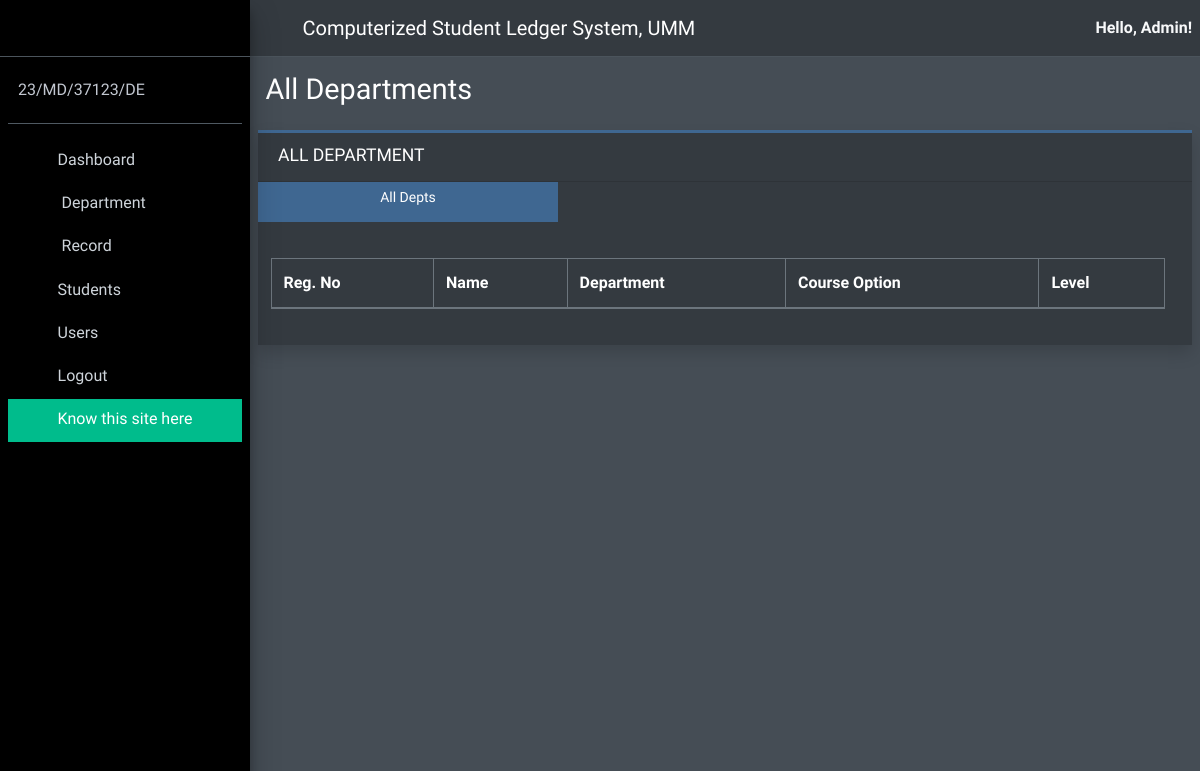
Page /department/1/ (signed in) on the earlier database version.
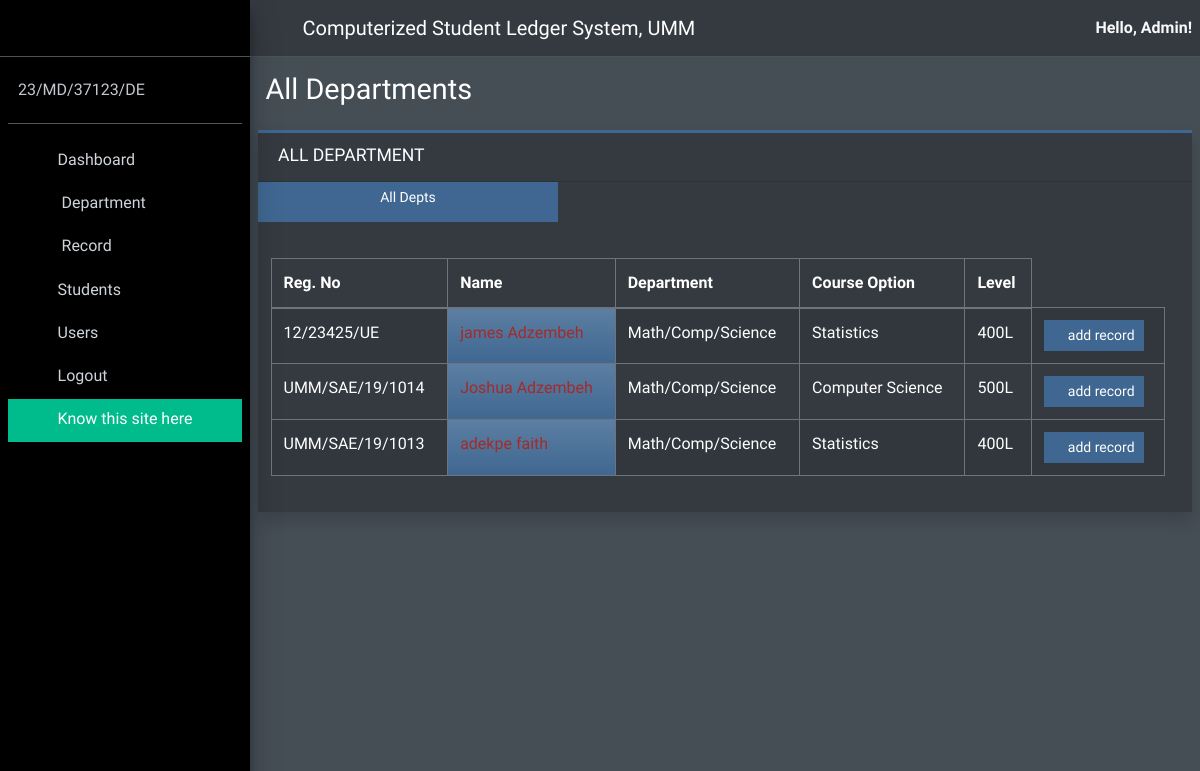
Same page on the later database version.
### account/models.py (models this page shows, shortened)
class CustomUser(AbstractUser):
    username = models.CharField(
        _('username'),
        max_length=150,
        unique=True,
        help_text=_('Required. 150 characters or fewer. Letters, digits, and @/./+/-/_ only.'),
        validators=[],
        error_messages={
            'unique': _("A user with that username already exists."),
        },
    )

class Student(models.Model):
    level = (
        (1,"100L"),
        (2,'200L'),
        (3,'300L'),
        (4,"400L"),
        (5,'500L'),
    )
    reg_no = models.CharField(max_length=15, unique=True)
    first_name = models.CharField(max_length=30,blank=True,null=True)
    middle_name = models.CharField(max_length=30,blank=True,null=True)
    last_name = models.CharField(max_length=30,blank=True, null=True)
    course_option= models.CharField(max_length=50)
    department= models.ForeignKey(Department, on_delete=models.CASCADE, null = True, blank = True)
    level = models.IntegerField(choices=level,default=1)
    created_on = models.DateTimeField(auto_now_add=True)

class Department(models.Model):
    name = models.CharField(max_length=150)
    def __str__(self):
        return self.name

### account/views.py (the view)
# urls.py: path('department/<int:pk>/',SingleDepartment.as_view(),name = 'dept'),
class SingleDepartment(UserPassesTestMixin,DetailView):
    model = Department
    template_name = 'department.html'
    def test_func(self):
        if self.request.user.is_superuser:
            return True
        return False

### templates/department.html
{%extends 'base.html'%}
{%block content%}
{%include 'header.html'%}
{%include 'side_bar.html'%}
<body class="hold-transition sidebar-mini dark-mode layout-fixed layout-navbar-fixed">
    <div class="wrapper">
      <div class="content-wrapper">
        <section class="content-header">
          <div class="container-fluid">
            <div class="row mb-2">
              <div class="col-sm-6">
                <h1>All Departments</h1>
              </div>
            </div>
          </div>
        </section>
        <section class="content">
          <div class="card card-outline card-primary rounded-0 shadow">
            <div class="card-header">
              <h3 class="card-title">ALL DEPARTMENT</h3>
              <div class="card-tools">
                <button type="button" class="btn btn-tool" data-card-widget="collapse" title="Collapse">
                  <i class="fas fa-minus"></i>
                </button>
              </div>
            </div>
            <p class = "btn btn-primary btn-sm btn-flat" style="width: 300px; height: 40px;"><a  href="{%url 'all_dept'%}" style="color: white;">All Depts</a></p>
            <div class="card-body">
                <div class="row table-responsive">
                  <table id="all_patients"
                  class="table table-striped dataTable table-bordered dtr-inline"
                   role="grid" aria-describedby="all_patients_info">
                    <thead>
                      <tr>
                        <th>Reg. No</th>
                        <th>Name</th>
                        <th>Department</th>
                        <th>Course Option</th>
                        <th>Level</th>
                      </tr>
                    </thead>
                    <tbody>
                        {%for student in object.student_set.all%}
                        <tr>
                        <td>{{student.reg_no}}</td>
                        <td class="bg-gradient-primary text-light"> <a href="{%url 'student_detail' student.id%}" style="color:brown">{{student.first_name}} {{student.last_name}}</a></td>
                        <td>{{student.department}}</td>
                        <td>{{student.course_option}}</td>
                        <td>{{student.level}}00L</td>
                        <td>
                          <a href="{% url 'add_record1' student.id %}" class = "btn btn-primary btn-sm btn-flat">
                          <i class="fa fa-edit"></i> add record
                          </a>
                        </td>
                      </tr>
                    {%endfor%}
                    </tbody>
                  </table>
                </div>
            </div>
        </div>
      </section>
{%endblock%}

### templates/base.html (shortened to what this page needs)
<!DOCTYPE html>
{%load static%}
<html lang="en">
<head>
  <link rel="stylesheet" href="{%static 'account/plugins/fontawesome-free/css/all.min.css'%}">
  <link rel="stylesheet" href="{%static 'account/plugins/icheck-bootstrap/icheck-bootstrap.min.css'%}">
  <link rel="stylesheet" href="{%static 'account/dist/css/adminlte.min.css'%}">
</head>
{%block content%}
{%endblock content%}
</html>

### templates/header.html
<nav class="main-header navbar navbar-expand navbar-dark navbar-light fixed-top">
    <ul class="navbar-nav">
      <li class="nav-item">
        <a class="nav-link" data-widget="pushmenu" href="#" role="button"><i class="fas fa-bars"></i></a>
      </li>
    </ul>
    <a href="" class="navbar-brand">
      <span class="brand-text font-weight-light">Computerized Student Ledger System, UMM</span>
  </a>
    <ul class="navbar-nav ml-auto">
      <li class="nav-item">
      <div class="login-user text-light font-weight-bolder">Hello, {{request.user.first_name}}!</div>
      </li>
    </ul>
  </nav>

### templates/side_bar.html (shortened to what this page needs)
<aside class="main-sidebar sidebar-dark-primary bg-black elevation-4">
    <a href="./" class="brand-link logo-switch bg-black">
    </a>
    <div class="sidebar">
      <div class="user-panel mt-3 pb-3 mb-3 d-flex">
        <div class="info">
          <a href="#" class="d-block">{{request.user.username}}</a>
        </div>
      </div>
      <nav class="mt-2">
        <ul class="nav nav-pills nav-sidebar flex-column" data-widget="treeview" role="menu" data-accordion="false">
          <li class="nav-item" id="mnu_dashboard">
            <a href="{%url 'home'%}" class="nav-link">
              <i class="nav-icon fas fa-tachometer-alt"></i>
              <p>
                Dashboard
              </p>
            </a>
          </li>
          <li class="nav-item" id="mnu_patients">
            <a href="#" class="nav-link">
              <i class="nav-icon fas fa-pen"></i>
              <p>
                Department
                <i class="right fas fa-angle-left"></i>
              </p>
            </a>
          </li>
          <li class="nav-item" id="mnu_patients">
            <a href="#" class="nav-link">
              <i class="nav-icon fas fa-pen"></i>
              <p>
                Record
                <i class="right fas fa-angle-left"></i>
              </p>
            </a>
          </li>
          <li class="nav-item" id="mnu_reports">
            <a href="#" class="nav-link">
              <i class="nav-icon fas fa-edit"></i>
              <p>
                Students
                <i class="fas fa-angle-left right"></i>
              </p>
            </a>
          </li>
          <li class="nav-item" id="mnu_users">
            <a href="{%url 'users'%}" class="nav-link">
              <i class="nav-icon fa fa-users"></i>
              <p>
                Users
              </p>
            </a>
          </li>
          <li class="nav-item">
            <a href="{%url 'logout'%}" class="nav-link">
              <i class="nav-icon fa fa-sign-out-alt"></i>
              <p>
                Logout
              </p>
            </a>
          </li>
          <li class="nav-item  bg-success btn-flat" id="mm">
            <a href="{%url 'desc'%}" class="nav-link">
              <i class="nav-icon fas fa-user"></i>
              <p>
                Know this site here
              </p>
            </a>
          </li>
        </ul>
      </nav>
    </div>
  </aside>

Differences in the rows shown:
added Student: reg_no "12/23425/UE", first_name "james", last_name "Adzembeh", department "Math/Comp/Science", course_option "Statistics", level "4"
added Student: reg_no "UMM/SAE/19/1014", first_name "Joshua", last_name "Adzembeh", department "Math/Comp/Science", course_option "Computer Science", level "5"
added Student: reg_no "UMM/SAE/19/1013", first_name "adekpe", last_name "faith", department "Math/Comp/Science", course_option "Statistics", level "4"
